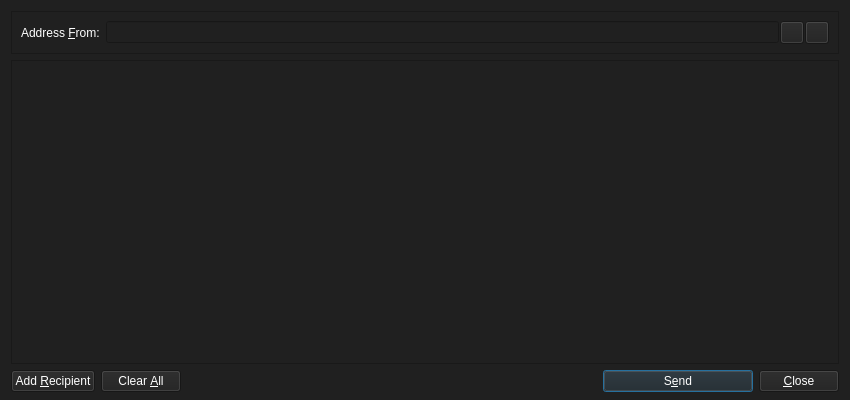
<?xml version="1.0" encoding="UTF-8"?>
<ui version="4.0">
 <class>SendMessagesDialog</class>
 <widget class="QDialog" name="SendMessagesDialog">
  <property name="geometry">
   <rect>
    <x>0</x>
    <y>0</y>
    <width>850</width>
    <height>400</height>
   </rect>
  </property>
  <property name="windowTitle">
   <string>Send Messages</string>
  </property>
  <property name="styleSheet">
   <string notr="true">background-color: rgb(32, 32, 32);
color: rgb(255, 255, 255);</string>
  </property>
  <layout class="QVBoxLayout" name="verticalLayout" stretch="0,1,0">
   <property name="bottomMargin">
    <number>8</number>
   </property>
   <item>
    <widget class="QFrame" name="frameAddressFrom">
     <property name="sizePolicy">
      <sizepolicy hsizetype="Expanding" vsizetype="Expanding">
       <horstretch>0</horstretch>
       <verstretch>0</verstretch>
      </sizepolicy>
     </property>
     <property name="maximumSize">
      <size>
       <width>16777215</width>
       <height>16777215</height>
      </size>
     </property>
     <property name="frameShape">
      <enum>QFrame::StyledPanel</enum>
     </property>
     <property name="frameShadow">
      <enum>QFrame::Sunken</enum>
     </property>
     <layout class="QHBoxLayout" name="horizontalLayout_3">
      <item>
       <widget class="QLabel" name="addressFromLabel">
        <property name="styleSheet">
         <string notr="true"/>
        </property>
        <property name="text">
         <string>Address &amp;From:</string>
        </property>
        <property name="buddy">
         <cstring>addressFrom</cstring>
        </property>
       </widget>
      </item>
      <item>
       <layout class="QHBoxLayout" name="horizontalLayout_4">
        <property name="spacing">
         <number>1</number>
        </property>
        <item>
         <widget class="QValidatedLineEdit" name="addressFrom"/>
        </item>
        <item>
         <widget class="QToolButton" name="addressBookButton">
          <property name="toolTip">
           <string>Choose address from address book</string>
          </property>
          <property name="text">
           <string/>
          </property>
          <property name="icon">
           <iconset resource="../bitcoin.qrc">
            <normaloff>:/icons/address-book</normaloff>:/icons/address-book</iconset>
          </property>
          <property name="shortcut">
           <string>Alt+A</string>
          </property>
         </widget>
        </item>
        <item>
         <widget class="QToolButton" name="pasteButton">
          <property name="toolTip">
           <string>Paste address from clipboard</string>
          </property>
          <property name="text">
           <string/>
          </property>
          <property name="icon">
           <iconset resource="../bitcoin.qrc">
            <normaloff>:/icons/editpaste</normaloff>:/icons/editpaste</iconset>
          </property>
          <property name="shortcut">
           <string>Alt+P</string>
          </property>
         </widget>
        </item>
       </layout>
      </item>
     </layout>
    </widget>
   </item>
   <item>
    <widget class="QScrollArea" name="scrollArea">
     <property name="widgetResizable">
      <bool>true</bool>
     </property>
     <widget class="QWidget" name="scrollAreaWidgetContents">
      <property name="geometry">
       <rect>
        <x>0</x>
        <y>0</y>
        <width>830</width>
        <height>298</height>
       </rect>
      </property>
      <layout class="QVBoxLayout" name="verticalLayout_2">
       <property name="leftMargin">
        <number>0</number>
       </property>
       <property name="topMargin">
        <number>0</number>
       </property>
       <property name="rightMargin">
        <number>0</number>
       </property>
       <property name="bottomMargin">
        <number>0</number>
       </property>
       <item>
        <layout class="QVBoxLayout" name="entries">
         <property name="spacing">
          <number>6</number>
         </property>
        </layout>
       </item>
       <item>
        <spacer name="verticalSpacer">
         <property name="orientation">
          <enum>Qt::Vertical</enum>
         </property>
         <property name="sizeHint" stdset="0">
          <size>
           <width>20</width>
           <height>40</height>
          </size>
         </property>
        </spacer>
       </item>
      </layout>
     </widget>
    </widget>
   </item>
   <item>
    <layout class="QHBoxLayout" name="horizontalLayout">
     <item>
      <widget class="QPushButton" name="addButton">
       <property name="toolTip">
        <string>Send to multiple recipients at once</string>
       </property>
       <property name="text">
        <string>Add &amp;Recipient</string>
       </property>
       <property name="icon">
        <iconset resource="../bitcoin.qrc">
         <normaloff>:/icons/add</normaloff>:/icons/add</iconset>
       </property>
       <property name="autoDefault">
        <bool>false</bool>
       </property>
      </widget>
     </item>
     <item>
      <widget class="QPushButton" name="clearButton">
       <property name="sizePolicy">
        <sizepolicy hsizetype="Minimum" vsizetype="Fixed">
         <horstretch>0</horstretch>
         <verstretch>0</verstretch>
        </sizepolicy>
       </property>
       <property name="toolTip">
        <string>Remove all transaction fields</string>
       </property>
       <property name="text">
        <string>Clear &amp;All</string>
       </property>
       <property name="icon">
        <iconset resource="../bitcoin.qrc">
         <normaloff>:/icons/remove</normaloff>:/icons/remove</iconset>
       </property>
       <property name="autoRepeatDelay">
        <number>300</number>
       </property>
       <property name="autoDefault">
        <bool>false</bool>
       </property>
      </widget>
     </item>
     <item>
      <spacer name="horizontalSpacer">
       <property name="orientation">
        <enum>Qt::Horizontal</enum>
       </property>
       <property name="sizeHint" stdset="0">
        <size>
         <width>40</width>
         <height>20</height>
        </size>
       </property>
      </spacer>
     </item>
     <item>
      <widget class="QPushButton" name="sendButton">
       <property name="minimumSize">
        <size>
         <width>150</width>
         <height>0</height>
        </size>
       </property>
       <property name="toolTip">
        <string>Confirm the send action</string>
       </property>
       <property name="text">
        <string>S&amp;end</string>
       </property>
       <property name="icon">
        <iconset resource="../bitcoin.qrc">
         <normaloff>:/icons/send</normaloff>:/icons/send</iconset>
       </property>
       <property name="default">
        <bool>true</bool>
       </property>
      </widget>
     </item>
     <item>
      <widget class="QPushButton" name="closeButton">
       <property name="text">
        <string>&amp;Close</string>
       </property>
       <property name="icon">
        <iconset resource="../bitcoin.qrc">
         <normaloff>:/icons/quit</normaloff>:/icons/quit</iconset>
       </property>
      </widget>
     </item>
    </layout>
   </item>
  </layout>
 </widget>
 <customwidgets>
  <customwidget>
   <class>QValidatedLineEdit</class>
   <extends>QLineEdit</extends>
   <header>qvalidatedlineedit.h</header>
  </customwidget>
 </customwidgets>
 <resources>
  <include location="../bitcoin.qrc"/>
 </resources>
 <connections/>
</ui>
